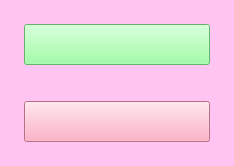
<?xml version="1.0" encoding="UTF-8"?>
<ui version="4.0">
 <class>Form</class>
 <widget class="QWidget" name="Form">
  <property name="geometry">
   <rect>
    <x>0</x>
    <y>0</y>
    <width>234</width>
    <height>166</height>
   </rect>
  </property>
  <property name="windowTitle">
   <string>Form</string>
  </property>
  <layout class="QVBoxLayout" name="verticalLayout">
   <property name="spacing">
    <number>0</number>
   </property>
   <property name="leftMargin">
    <number>0</number>
   </property>
   <property name="topMargin">
    <number>0</number>
   </property>
   <property name="rightMargin">
    <number>0</number>
   </property>
   <property name="bottomMargin">
    <number>0</number>
   </property>
   <item>
    <widget class="QWidget" name="widget" native="true">
     <property name="styleSheet">
      <string notr="true">background-color: rgb(255, 196, 241);</string>
     </property>
     <layout class="QVBoxLayout" name="verticalLayout_3">
      <item>
       <layout class="QVBoxLayout" name="verticalLayout_2">
        <property name="spacing">
         <number>6</number>
        </property>
        <property name="leftMargin">
         <number>15</number>
        </property>
        <property name="topMargin">
         <number>15</number>
        </property>
        <property name="rightMargin">
         <number>15</number>
        </property>
        <property name="bottomMargin">
         <number>15</number>
        </property>
        <item>
         <widget class="QPushButton" name="btn_processing">
          <property name="sizePolicy">
           <sizepolicy hsizetype="Minimum" vsizetype="Minimum">
            <horstretch>0</horstretch>
            <verstretch>0</verstretch>
           </sizepolicy>
          </property>
          <property name="styleSheet">
           <string notr="true">background-color: rgb(135, 255, 143);</string>
          </property>
          <property name="text">
           <string/>
          </property>
          <property name="icon">
           <iconset resource="../MyQRC.qrc">
            <normaloff>:/newPrefix/check/check.png</normaloff>:/newPrefix/check/check.png</iconset>
          </property>
          <property name="iconSize">
           <size>
            <width>40</width>
            <height>40</height>
           </size>
          </property>
         </widget>
        </item>
        <item>
         <spacer name="verticalSpacer">
          <property name="orientation">
           <enum>Qt::Vertical</enum>
          </property>
          <property name="sizeType">
           <enum>QSizePolicy::Maximum</enum>
          </property>
          <property name="sizeHint" stdset="0">
           <size>
            <width>10</width>
            <height>30</height>
           </size>
          </property>
         </spacer>
        </item>
        <item>
         <widget class="QPushButton" name="btn_undo">
          <property name="sizePolicy">
           <sizepolicy hsizetype="Minimum" vsizetype="Minimum">
            <horstretch>0</horstretch>
            <verstretch>0</verstretch>
           </sizepolicy>
          </property>
          <property name="styleSheet">
           <string notr="true">background-color: rgb(255, 155, 183);</string>
          </property>
          <property name="text">
           <string/>
          </property>
          <property name="icon">
           <iconset resource="../MyQRC.qrc">
            <normaloff>:/newPrefix/check/undo.png</normaloff>:/newPrefix/check/undo.png</iconset>
          </property>
          <property name="iconSize">
           <size>
            <width>50</width>
            <height>50</height>
           </size>
          </property>
         </widget>
        </item>
       </layout>
      </item>
     </layout>
    </widget>
   </item>
  </layout>
 </widget>
 <resources>
  <include location="../MyQRC.qrc"/>
 </resources>
 <connections/>
</ui>
